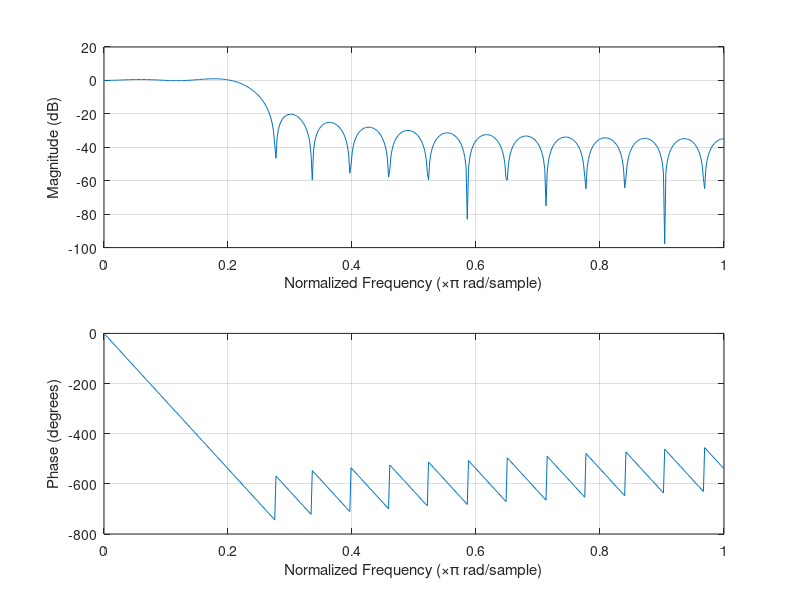
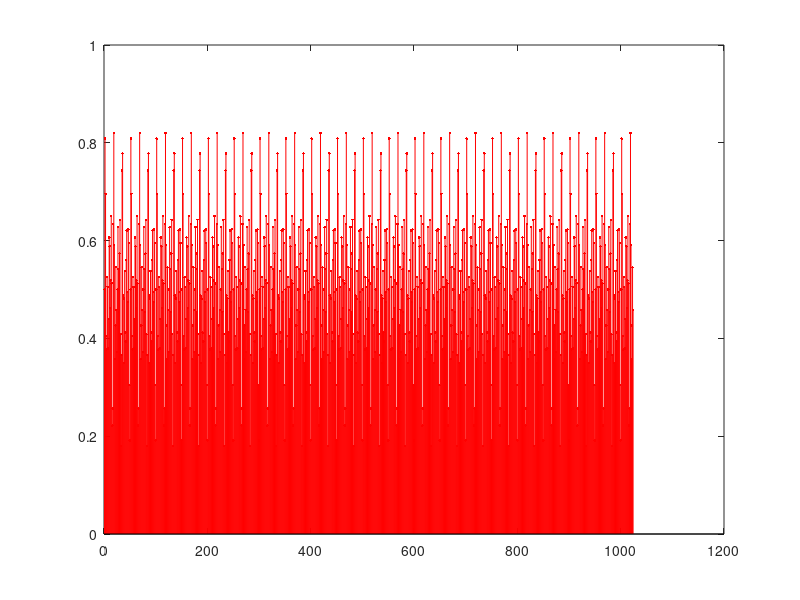
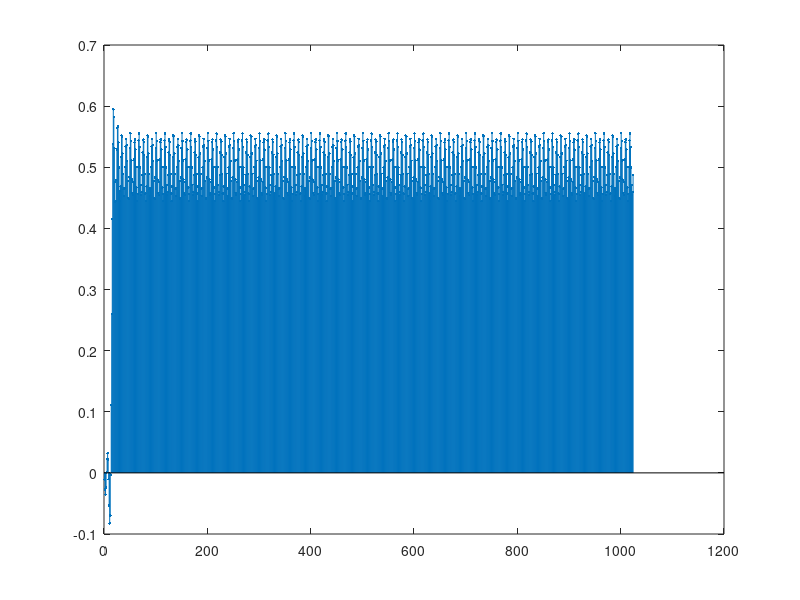

Recreate these plots in MATLAB, in order.
% Filter check

clear all;
close all;
clc;

%%%%%%%%%%%%%%%%%%%%%%%%%%%%%%%%%%%%%%%%%%%%%%%%%%%%%%
% Step 1
% FIR filter design with the window method
%%%%%%%%%%%%%%%%%%%%%%%%%%%%%%%%%%%%%%%%%%%%%%%%%%%%%%

% User parameters
% Sampling frequency in Hz
Fs = 1000.0;
% Filter order
%     For LP and BP, N can be any order
%     For HP and BS, N must be even
N  = 30;
% Cutoff frequency
%     For LP and HP, Fc is a single value
%     For BP and BS, Fc is an ordered array [fc1 fc2]
Fc = 120.0;
% Filter window
%     Check matlab help for available windows
W  = window(@rectwin,N+1);

% Computation
% Normalized cutoff frequency
Fn = 2.0*Fc/Fs;
% Digital FIR filter with the window method
%     LP 'low'     HP 'high'     BP 'bandpass'     BS 'stop'
a  = fir1(N,Fn,'low',W);
figure(1);
freqz(a);

% Calculo directo de la funcion normalizada [-1,1]
NN = 1024;
for i=0:NN-1
    P1 = 2.0*pi*(Fc)*i/(Fs);
    P2 = 2.0*pi*(Fc+60)*i/(Fs);
    P3 = 2.0*pi*(Fc+120)*i/(Fs);
    S(i+1) = 0.5 + (0.1*sin(P1)) + (0.1*sin(P2)) + (0.15*sin(P3));
end;

b = 1.0;
y1 = filter(a,b,S);


figure(2);stem(S,'r.');
figure(3);stem(y1,'.');
